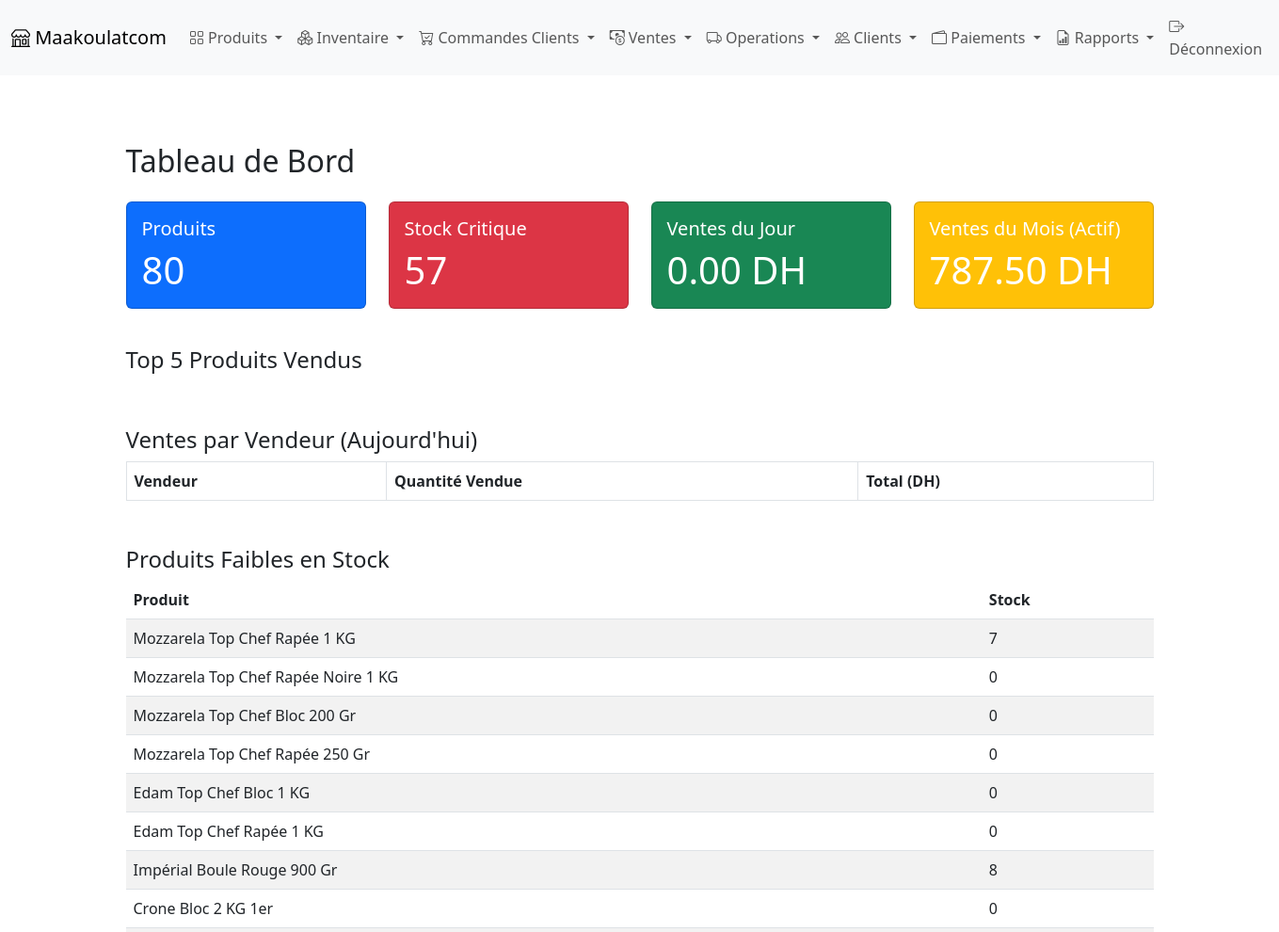
/dashboard/metrics/ (signed in, upper part), run on an earlier commit of the app's database.
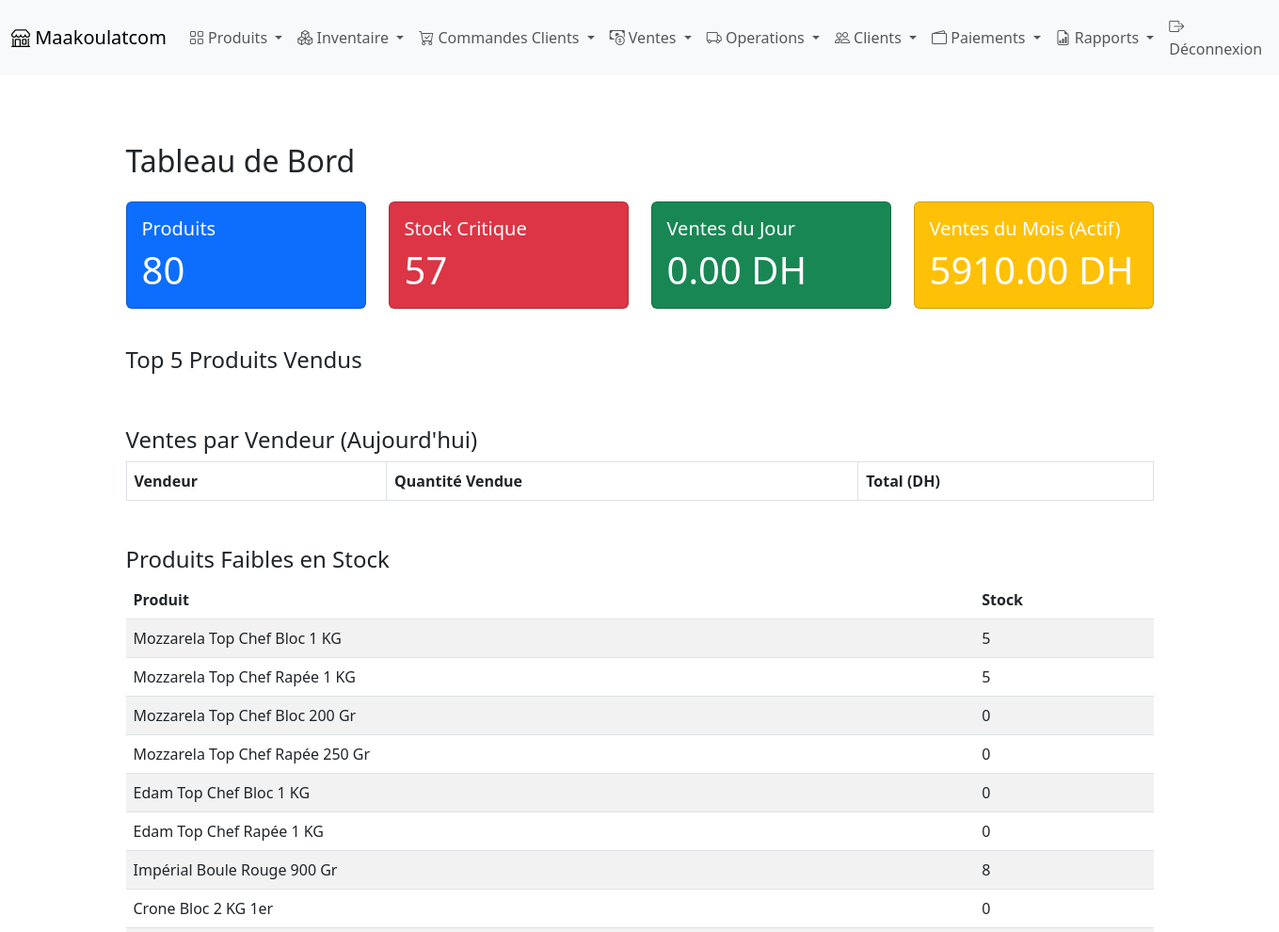
And on a later commit of the database.
### products/models.py (models this page shows, shortened)
class Product(models.Model):
    CATEGORY_CHOICES = [
        ('Fromages', 'Fromages'),
        ('Sauces', 'Sauces'),
        ('Poisson', 'Poisson'),
        ('Poulet', 'Poulet'),
        ('Divers', 'Divers'),
    ]
    SUPPLIER_CHOICES = [
        ('Top Chef', 'Top Chef'),
        ('Ali', 'Ali'),
        ('Adnane', 'Adnane'),
        ('Yozi Food', 'Yozi Food'),
        ('Divers', 'Divers'),
    ]
    code = models.CharField(max_length=50, unique=True)
    name = models.CharField(max_length=100)
    name_ar = models.CharField(max_length=100, null=True, blank=True)
    purchase_price = models.DecimalField(max_digits=10, decimal_places=2)
    selling_price = models.DecimalField(max_digits=10, decimal_places=2)
    quantity = models.IntegerField(default=0)
    category = models.CharField(max_length=20, choices=CATEGORY_CHOICES, default='Divers')
    supplier = models.CharField(max_length=20, choices=SUPPLIER_CHOICES, default='Divers')
    critical_threshold = models.IntegerField(default=10)

### products/views.py (the view)
# urls.py: path('dashboard/metrics/', views.metrics_dashboard, name='metrics_dashboard'),
@login_required
def metrics_dashboard(request):
    today = now().date()
    total_products = Product.objects.count()
    low_stock_products = Product.objects.filter(quantity__lte=10)
    low_stock_count = low_stock_products.count()  # ✅ Fix 1
    today_sales = SellerProductDayEntry.objects.filter(date=today)
    total_quantity_sold = today_sales.aggregate(qty=Sum('vendu'))['qty'] or 0
    total_amount = today_sales.aggregate(amount=Sum('amount'))['amount'] or 0
    active_sellers = Seller.objects.filter(sellerproductdayentry__date=today).distinct()
    active_sellers_count = active_sellers.count()  # ✅ Fix for seller card
    top_products = (
        today_sales.values('product__name')
        .annotate(total_vendu=Sum('vendu'))
        .order_by('-total_vendu')[:5]
    )
    sales_by_seller = (
        today_sales.values('seller__name')
        .annotate(total_vendu=Sum('vendu'), total_amount=Sum('amount'))
        .order_by('-total_amount')
    )
    current_month = today.month
    current_year = today.year
    monthly_sales = SellerProductDayEntry.objects.filter(
        date__year=current_year, date__month=current_month
    )
    monthly_sales_amount = monthly_sales.aggregate(amount=Sum('amount'))['amount'] or 0
    context = {
        'total_products': total_products,
        'low_stock_products': low_stock_products,
        'low_stock_count': low_stock_count,  # ✅ for KPI
        'sales_today': total_amount,
        'total_quantity_sold': total_quantity_sold,
        'active_sellers_count': active_sellers_count,  # ✅ for KPI
        'top_products': top_products,
        'seller_sales_today': sales_by_seller,
        'today': today,
        'monthly_sales_amount': monthly_sales_amount,
    }
    return render(request, 'inventory/metrics_dashboard.html', context)

### products/templates/inventory/metrics_dashboard.html (shortened to what this page needs)
{% extends 'products/base.html' %}
{% block content %}
<div class="container mt-4">
    <h2 class="mb-4">Tableau de Bord</h2>
    <div class="row mb-4">
        <div class="col-md-3">
            <div class="card text-white bg-primary mb-3">
                <div class="card-body">
                    <h5 class="card-title">Produits</h5>
                    <p class="card-text display-6">{{ total_products }}</p>
                </div>
            </div>
        </div>
        <div class="col-md-3">
            <div class="card text-white bg-danger mb-3">
                <div class="card-body">
                    <h5 class="card-title">Stock Critique</h5>
                    <p class="card-text display-6">{{ low_stock_count }}</p>
                </div>
            </div>
        </div>
        <div class="col-md-3">
            <div class="card text-white bg-success mb-3">
                <div class="card-body">
                    <h5 class="card-title">Ventes du Jour</h5>
                    <p class="card-text display-6">{{ sales_today|floatformat:2 }} DH</p>
                </div>
            </div>
        </div>
        <div class="col-md-3">
            <div class="card text-white bg-warning mb-3">
                <div class="card-body">
                    <h5 class="card-title">Ventes du Mois (Actif)</h5>
                    <p class="card-text display-6">{{ monthly_sales_amount|floatformat:2 }} DH</p>
                </div>
            </div>
        </div>
    </div>
    <div class="mb-5">
        <h4>Top 5 Produits Vendus</h4>
    </div>
    <div class="mb-5">
        <h4>Ventes par Vendeur (Aujourd'hui)</h4>
        <table class="table table-bordered">
            <thead>
                <tr>
                    <th>Vendeur</th>
                    <th>Quantité Vendue</th>
                    <th>Total (DH)</th>
                </tr>
            </thead>
        </table>
    </div>
    <div>
        <h4>Produits Faibles en Stock</h4>
        <table class="table table-striped">
            <thead>
                <tr>
                    <th>Produit</th>
                    <th>Stock</th>
                </tr>
            </thead>
            <tbody>
                {% for p in low_stock_products %}
                <tr>
                    <td>{{ p.name }}</td>
                    <td>{{ p.quantity }}</td>
                </tr>
                {% endfor %}
            </tbody>
        </table>
    </div>
</div>
{% endblock %}

What changed in the data, as far as the page shows it:
no longer on this page (row edited): Product: name "Mozzarela Top Chef Rapée Noire 1 KG", quantity "0"
now on this page (row edited): Product: name "Mozzarela Top Chef Bloc 1 KG", quantity "5"
changed Product "Mozzarela Top Chef Rapée 1 KG": quantity "7" → "5"
Also different on the page:
{{ monthly_sales_amount|floatformat:2 }}: "787.50" → "5910.00"
